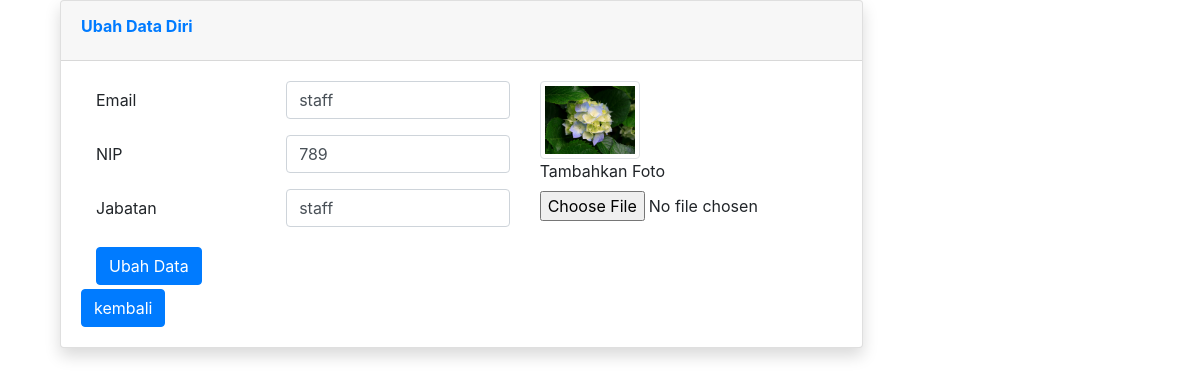
The page /ubah.php?id=23 (signed in) on the database its author committed.
### tables this page shows
CREATE TABLE `pegawai` (
  `id_pegawai` int(4) NOT NULL,
  `nama` varchar(52) NOT NULL,
  `nip` varchar(18) NOT NULL,
  `password` varchar(256) NOT NULL,
  `jabatan` varchar(52) NOT NULL,
  `gambar` varchar(255) NOT NULL
);

### functions.php (called while the page is built, shortened)
<?php
$koneksi = mysqli_connect("localhost", "root", "", "journal");
function query($query)
{
    global $koneksi;
    $result = mysqli_query($koneksi, $query);
    $rows = [];
    while ($baris = mysqli_fetch_assoc($result)) {
        $rows[] = $baris;
    }
    return $rows;
}

### ubah.php (the view, shortened to what this page needs)
<?php
include 'template/header.php';
require 'functions.php';
$id = $_GET['id'];
$data = query("SELECT * FROM pegawai WHERE id_pegawai = $id")[0];
?>
<div class="container">
    <div class="col-lg-9 mb-2">
        <div class="card shadow mb-4">
            <div class="card-header py-3">
                <h6 class="font-weight-bold text-primary">Ubah Data Diri</h6>
            </div>
            <div class="card-body">
                <form action="" method="POST" enctype="multipart/form-data">
                    <div class="container">
                        <div class="row">
                            <div class="col-sm-3">
                                <div class="form-group">
                                    <label for="inputEmail3" class=" col-form-label">Email</label>
                                </div>
                                <div class="form-group">
                                    <label for="inputEmail3" class=" col-form-label">NIP</label>
                                </div>
                                <div class="form-group">
                                    <label for="inputEmail3" class=" col-form-label">Jabatan</label>
                                </div>
                            </div>
                            <div class="col-sm-4">
                                <div class="form-group">
                                    <input type="text" name="nama" class="form-control" id="inputEmail3" value="<?= $data['nama']; ?>">
                                </div>
                                <div class="form-group">
                                    <input type="text" name="nip" class="form-control" id="inputEmail3" value="<?= $data['nip']; ?>">
                                </div>
                                <div class="form-group">
                                    <input type="text" name="jabatan" class="form-control" id="inputEmail3" value="<?= $data['jabatan']; ?>">
                                </div>
                            </div>
                            <div class="col-sm-5">
                                <img src="img/<?= $data['gambar']; ?>" alt="..." width="100" class="img-thumbnail">
                                <div class="form-group">
                                    <label for="exampleFormControlFile1">Tambahkan Foto</label>
                                    <input type="file" name="gambar" class="form-control-file" id="exampleFormControlFile1">
                                </div>
                            </div>
                        </div>
                        <button type="submit" name="ubah" class="btn btn-primary my-1">Ubah Data</button>
                    </div>
                </form>
                <a href="index.php" class="btn btn-primary">kembali</a>
            </div>
        </div>
    </div>
</div>

### rows shown on the page
pegawai: nama "staff", nip "789", jabatan "staff", gambar (picture)
